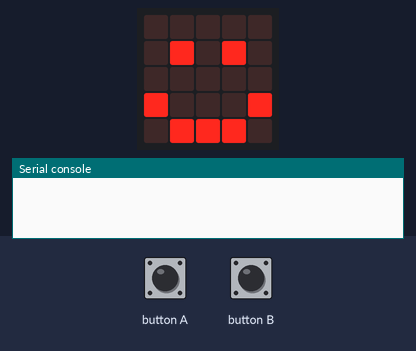
Bench run of a program on a simulated BBC micro:bit running MicroPython. Shown: the board's 5×5 LED display, the last lines printed to the serial console. The inputs (shaded band) are chosen by the test bench.

Above: at 1.2 s.
1.3 s: button A pressed for 0.15 s
At 1.6 s:
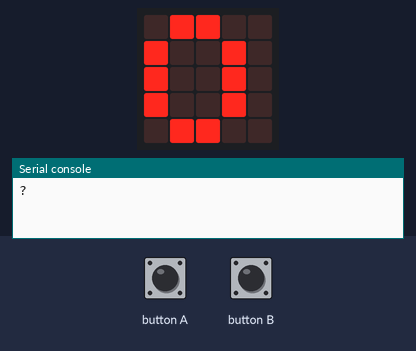
6.0 s: button A pressed for 1 s
10.0 s: button A pressed for 3.2 s
Timing chart, 0 to 13.0 s (numbered marks = the images above; inputs shaded):
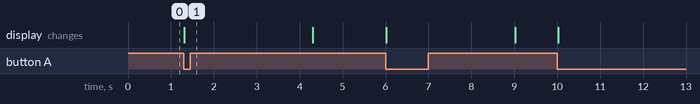

The program:

06_ssp_ki_vorlage.py
```python
# Etappe 2, Schritt 3: Schere-Stein-Papier gegen den micro:bit, dein Handzeichen kommt vom Browser (VORLAGE)
# Du schreibst die Funktion runde_spielen(). Arbeite die TODOs der Reihe nach ab und lade nach jedem Teil
# das Programm auf den micro:bit. Alles andere (USB, Protokoll, Lesen der Antwort) ist schon fertig.
# Hängst du fest? Die Lösung ist 06_ssp_ki.py (erst nach einem eigenen Versuch ansehen).
#
# Protokoll (Textzeilen mit \n, 115200 Baud):
#   micro:bit -> Browser:  "C3" "C2" "C1" Countdown | "?" Handzeichen anfordern
#                          "R <du> <micro:bit> <ergebnis>"  Resultat (1 = du gewinnst, 0 = unentschieden, -1 = du verlierst)
#                          "P <du> <micro:bit>"  Punkte | "X"  Runde abgebrochen
#   Browser -> micro:bit:  "G0" Stein, "G1" Papier, "G2" Schere, "G-" nicht sicher erkannt
#
# Schon da, du darfst es benutzen:
#   senden("C3")               schickt eine Zeile an den Browser
#   handzeichen_holen()        fragt den Browser, gibt 0, 1, 2 (Handzeichen), -1 (nicht sicher) oder None (keine Antwort) zurück
#   ergebnis(ich, gegner)      1 = ich gewinne, 0 = unentschieden, -1 = ich verliere
#   BILDER[0..2]               Stein, Papier, Schere für das Display
#   ampel(r, g, b, anzahl)     Zusatz ★: Neopixel leuchten lassen (Farben 0 bis 255)
from microbit import *
import random
import music

uart.init(baudrate=115200)    # USB-Verbindung zum Computer

# Zusatz ★: Neopixel-Ampel. Datenleitung an Pin 1, dazu 3V und GND (nicht Pin 0: den braucht der Ton).
N_PIXEL = 0                   # Anzahl Neopixel (höchstens 8 am 3V-Anschluss), 0 = keine angeschlossen
if N_PIXEL > 0:
    import neopixel
    streifen = neopixel.NeoPixel(pin1, N_PIXEL)

STEIN = Image("00000:09990:09990:09990:00000")
PAPIER = Image("99999:90009:90009:90009:99999")
SCHERE = Image("99009:99090:00900:99090:99009")
BILDER = [STEIN, PAPIER, SCHERE]

ANTWORT_MS = 3000             # so lange wartet der micro:bit auf den Browser

punkte_ich = 0                # deine Punkte
punkte_computer = 0           # Punkte des micro:bit
puffer = ""                   # angefangene Zeile vom Browser


def ergebnis(ich, gegner):
    # 1 = gewonnen, 0 = unentschieden, -1 = verloren
    d = (ich - gegner) % 3
    if d == 0:
        return 0
    if d == 1:
        return 1
    return -1


def ampel(r, g, b, anzahl=None):
    # Die ersten `anzahl` Neopixel leuchten in dieser Farbe (0 bis 255 pro Farbe), die anderen sind aus.
    # Bleib bei kleinen Werten (z. B. 40): Das schont die Augen und den Strom.
    if N_PIXEL == 0:
        return
    if anzahl is None:
        anzahl = N_PIXEL
    for i in range(N_PIXEL):
        if i < anzahl:
            streifen[i] = (r, g, b)
        else:
            streifen[i] = (0, 0, 0)
    streifen.show()


def senden(text):
    uart.write(text + "\n")


def zeile_lesen():
    # Gibt eine vollständige Zeile vom Browser zurück, sonst None
    global puffer
    if uart.any():
        daten = uart.read()
        if daten:
            try:
                puffer += str(daten, "UTF-8")
            except ValueError:
                puffer = ""   # kaputte Zeichen: wegwerfen
    if len(puffer) > 40:
        puffer = ""           # so lange ist keine gültige Zeile
    i = puffer.find("\n")
    if i < 0:
        return None
    zeile = puffer[:i].strip()
    puffer = puffer[i + 1:]
    return zeile


def geste_lesen(zeile):
    # "G0".."G2" -> 0..2, "G-" -> -1 (nicht sicher), alles andere -> None
    if zeile == "G-":
        return -1
    if len(zeile) == 2 and zeile[0] == "G" and zeile[1] in "012":
        return int(zeile[1])
    return None


def handzeichen_holen():
    # Alte Nachrichten wegwerfen, dann den Browser fragen und auf die Antwort warten
    global puffer
    while uart.any():
        uart.read()
    puffer = ""
    senden("?")
    start = running_time()
    while running_time() - start < ANTWORT_MS:
        zeile = zeile_lesen()
        if zeile is not None:
            g = geste_lesen(zeile)
            if g is not None:
                return g
        sleep(10)
    return None               # keine Antwort


def runde_spielen():
    global punkte_ich, punkte_computer

    # ---- Teil 1: Countdown ----
    # TODO 1: Zähle 3, 2, 1. Bei jeder Zahl n:
    #   - dem Browser die Zeile "C3", "C2" oder "C1" schicken:  senden("C" + str(n))
    #   - die Zahl auf dem Display zeigen:                      display.show(str(n))
    #   - einen kurzen Ton spielen (V2):                        music.pitch(440, 150, wait=False)
    #   - eine Sekunde warten:                                  sleep(1000)
    # Tipp: eine for-Schleife: for n in (3, 2, 1):
    #   ★ Neopixel: ampel(40, 40, 0, n) lässt n Stück gelb leuchten (N_PIXEL oben einstellen)


    display.show("0")
    g = handzeichen_holen()     # fertig: fragt den Browser nach deinem Handzeichen

    # ---- Teil 2: Wenn nichts erkannt wurde ----
    # TODO 2: g ist None (keine Antwort) oder -1 (nicht sicher erkannt)? Dann:
    #   - dem Browser die Zeile "X" schicken (Runde abgebrochen),
    #   - das Display kurz ein Image.CONFUSED zeigen lassen (sleep(1500)),
    #   - die Runde beenden (return).
    if g is None or g == -1:
        return

    # ---- Teil 3: Der micro:bit wählt ----
    # TODO 3: computer = zufällig 0, 1 oder 2.  Tipp: random.randint(0, 2)
    computer = 0

    # ---- Teil 4: Ergebnis berechnen und dem Browser melden ----
    # TODO 4: e mit ergebnis(g, computer) berechnen. Dann dem Browser das Resultat schicken,
    #         z. B. "R 1 0 1" (du: Papier, micro:bit: Stein, du gewinnst):  senden("R %d %d %d" % (g, computer, e))
    e = 0

    # ---- Teil 5: Anzeige, Töne, Punkte ----
    # TODO 5: Zeige nacheinander dein Handzeichen BILDER[g] und das des micro:bit BILDER[computer] (je 1 Sekunde).
    #   Dann je nach e:
    #     e == 1:   punkte_ich um 1 erhöhen, Image.YES zeigen, Melodie music.play(music.BA_DING, wait=False)
    #     e == -1:  punkte_computer um 1 erhöhen, Image.NO zeigen, Melodie music.play(music.WAWAWAWAA, wait=False)
    #     sonst:    "=" zeigen
    #   Danach dem Browser die Punkte schicken:  senden("P %d %d" % (punkte_ich, punkte_computer))
    #   und den Stand auf dem Display durchlaufen lassen:  display.scroll(str(punkte_ich) + ":" + str(punkte_computer))
    #   ★ Neopixel: ampel(0, 40, 0) grün, ampel(40, 0, 0) rot, ampel(40, 20, 0) orange


# --- Hauptschleife ---
display.show(Image.HAPPY)
ampel(0, 0, 0)
while True:
    if button_a.was_pressed():
        # TODO 6: Die Runde soll auch durch Schütteln starten:  or accelerometer.was_gesture("shake")
        #         Nach der Runde das Schütteln "vergessen": accelerometer.was_gesture("shake")
        runde_spielen()
        button_a.was_pressed()              # Tastendrücke während der Runde vergessen
        button_b.was_pressed()
        display.show(Image.HAPPY)
    if button_b.was_pressed():
        punkte_ich = 0
        punkte_computer = 0
        senden("P 0 0")
        ampel(0, 0, 0)
        display.show(Image.HAPPY)
    sleep(50)
```

Measured:
- after the input at 1.3 s, the display: changes at once (image 1)
